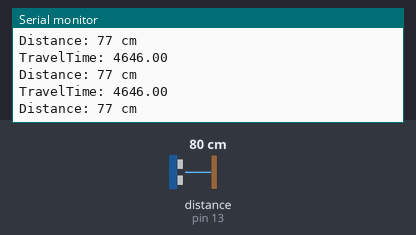
This program was run on a simulated Arduino Uno, built with avr-gcc and run on an emulated ATmega328P. Shown: the last lines printed to the serial monitor. Wiring (inferred from the names in the program): ultrasonic range finder: trigger pin 12; echo pin 13. The test bench sets the inputs (shaded band); at power-on: distance to the obstacle (sensor on pin 13) 80 cm. The echo pulse lasts 58.3 µs per cm.

Above: at 1.2 s.
1.3 s: distance to the obstacle (sensor on pin 13) set to 35 cm
At 2.3 s:
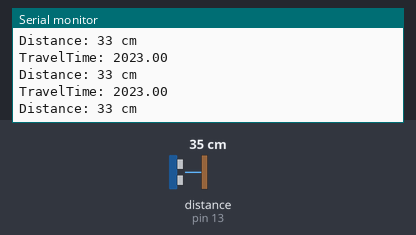
4.3 s: distance to the obstacle (sensor on pin 13) set to 250 cm
At 4.4 s:
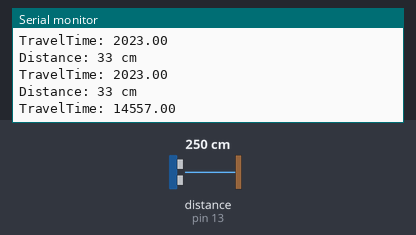
7.3 s: distance to the obstacle (sensor on pin 13) set to 18 cm
At 7.3 s:
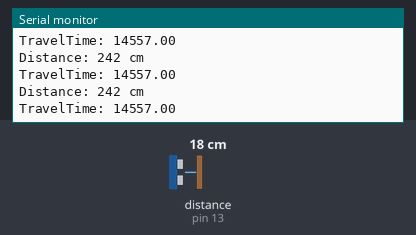
10.3 s: distance to the obstacle (sensor on pin 13) set to 9 cm
At 10.99 s:
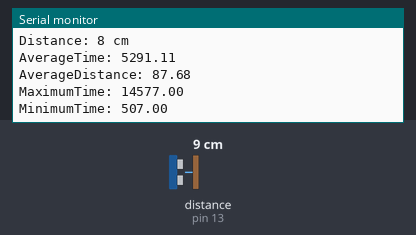
12.1 s: distance to the obstacle (sensor on pin 13) set to 4 cm
At 12.6 s:
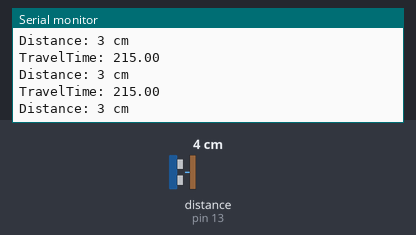
15.1 s: distance to the obstacle (sensor on pin 13) set to 299 cm
At 15.22 s:
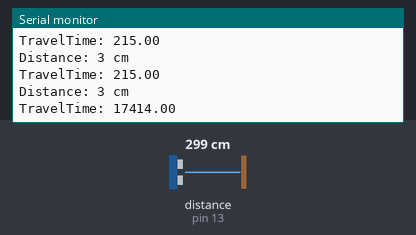
Timing chart, 0 to 18.1 s (numbered marks = the images above; inputs shaded):
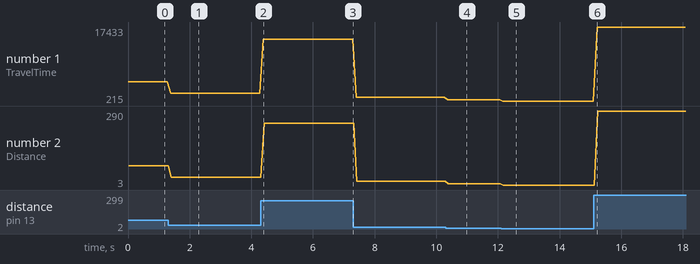

The program:

main.cpp
```cpp
#include <Arduino.h>

int sensorPinTrig = 12;
int sensorPinEcho = 13;

int i = 0;
float maximumTime = 0;
float minimumTime = 99999;
float totalTravelTime = 0;
float totalDistance = 0;

void setup()
{
    Serial.begin(9600);
    pinMode(sensorPinTrig, OUTPUT);
    pinMode(sensorPinEcho, INPUT);
}

void loop()
{
    if (i < 100 && i > -1)
    {
        digitalWrite(sensorPinTrig, LOW);
        delayMicroseconds(2);
        digitalWrite(sensorPinTrig, HIGH);
        delayMicroseconds(10);
        digitalWrite(sensorPinTrig, LOW);

        float travelTime = pulseIn(sensorPinEcho, HIGH);
        totalTravelTime = totalTravelTime + travelTime;
        if (travelTime != 0)
        {
            if(travelTime < minimumTime)
            {
                minimumTime = travelTime;
            }
            if(travelTime > maximumTime)
            {
                maximumTime = travelTime;
            }
            Serial.print("TravelTime: ");
            Serial.println(travelTime);
            int distance = travelTime / 60;
            totalDistance = totalDistance + distance;
            Serial.print("Distance: ");
            Serial.print(distance);
            Serial.println(" cm");
        }
        delay(100);
    }
    i++;
    if(i == 100)
    {
        float averageTime = totalTravelTime / 100;
        Serial.print("AverageTime: ");
        Serial.println(averageTime);
        float averageDistance = totalDistance / 100;
        Serial.print("AverageDistance: ");
        Serial.println(averageDistance);
        Serial.print("MaximumTime: ");
        Serial.println(maximumTime);
        Serial.print("MinimumTime: ");
        Serial.println(minimumTime);
        i = 100;
    }

}
```

Measured:
- after the input at 1.3 s, the serial monitor: prints a new line after 0.08 s (image 1)
- after the input at 4.3 s, the serial monitor: prints a new line after 0.09 s (image 2)
- after the input at 10.3 s, the serial monitor: prints a new line after 0.07 s (image 4)
- after the input at 12.1 s, the serial monitor: prints a new line after 0.05 s (image 5)
- after the input at 15.1 s, the serial monitor: prints a new line after 0.12 s (image 6)
- plotted number 1: 4646 → 2023 after the input at 1.3 s, 2023 → 14557 after the input at 4.3 s, 14557 → 1032 after the input at 7.3 s, 1032 → 507 after the input at 10.3 s, 507 → 215 after the input at 12.1 s
- plotted number 2: 77 → 33 after the input at 1.3 s, 33 → 242 after the input at 4.3 s, 242 → 17 after the input at 7.3 s, 17 → 8 after the input at 10.3 s, 8 → 3 after the input at 12.1 s
